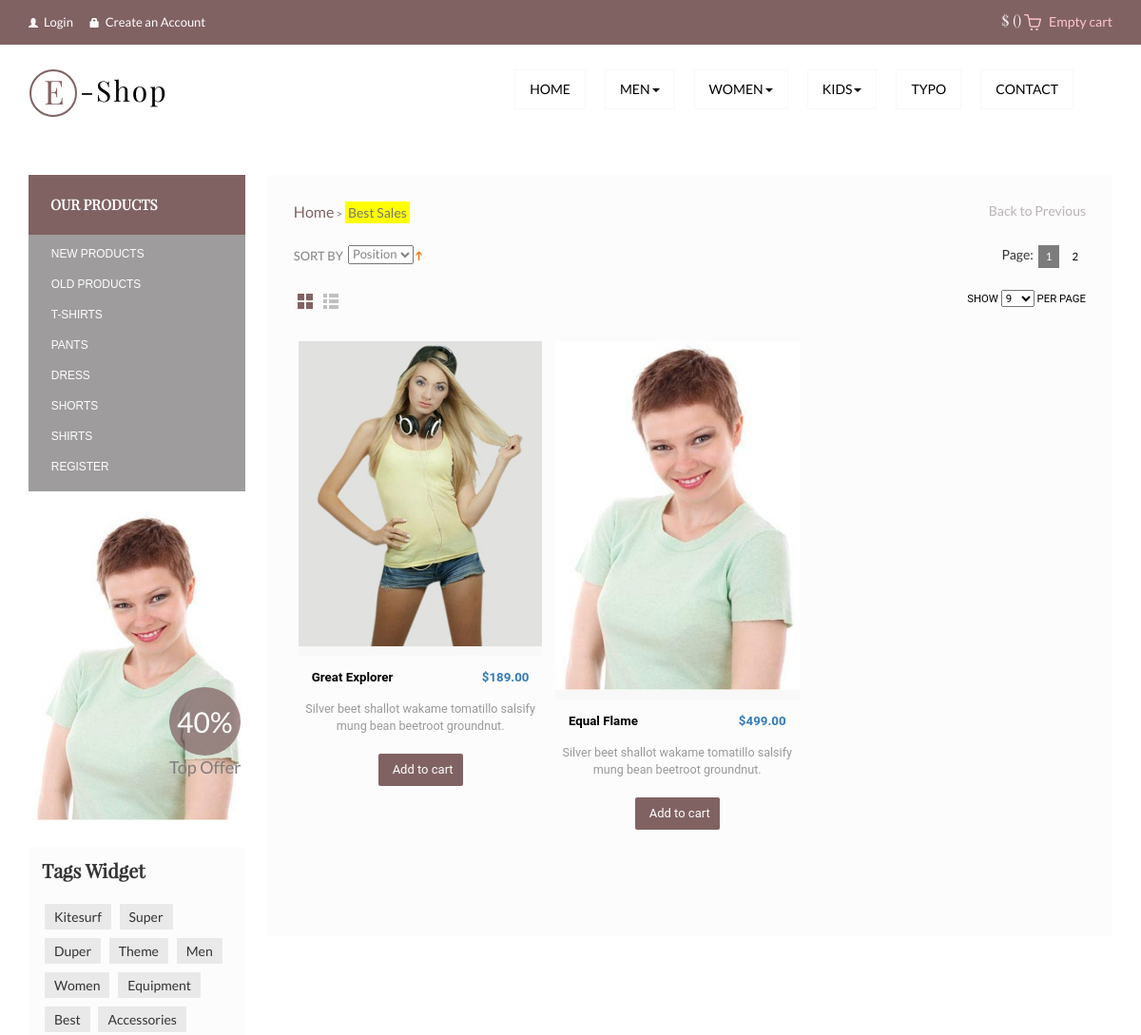
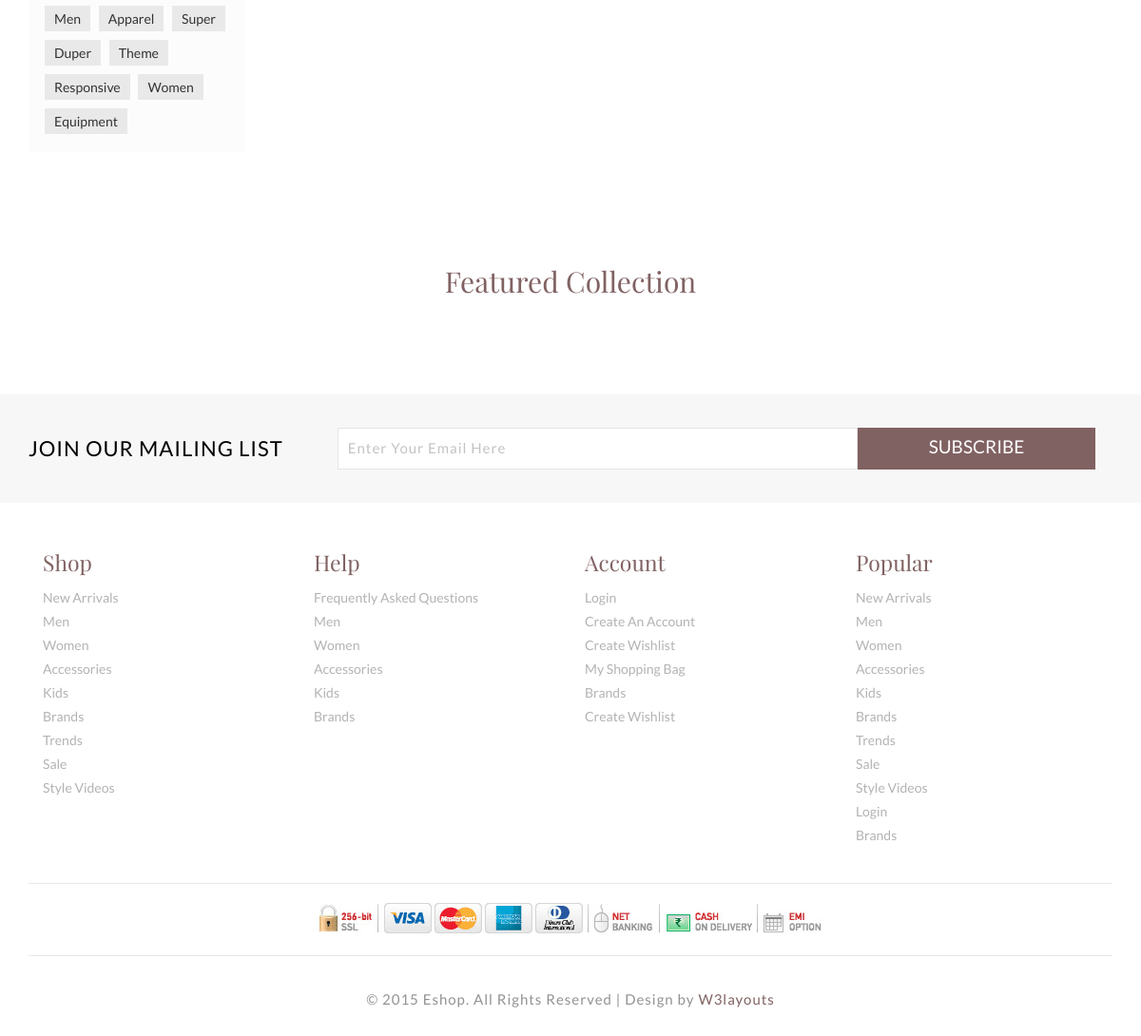
/single/subsubcategory/4, run on the app's committed database (2 pictures, top to bottom).
### mainapp/models.py (models this page shows, shortened)
class ProductItem(models.Model):
    title = models.CharField(max_length=32, unique=True)
    rating = models.PositiveSmallIntegerField(default=0)
    price = models.DecimalField(max_digits=6, decimal_places=2)
    present_date = models.DateTimeField(auto_now_add=True)
    main_img = models.ImageField(upload_to='product_image')
    left_img = models.ImageField(upload_to='product_image')
    middle_img = models.ImageField(upload_to='product_image')
    right_img = models.ImageField(upload_to='product_image')
    description = models.TextField()
    short_description = models.TextField()
    count_size_s = models.PositiveSmallIntegerField()
    count_size_m = models.PositiveSmallIntegerField()
    count_size_l = models.PositiveSmallIntegerField()
    sub_sub_category = models.ForeignKey('ProductSubSubCategory', on_delete=models.CASCADE)
    tags = models.ManyToManyField('Tags', blank=True)
    more_information = models.TextField()
    specification = models.TextField()
    featured_collection = models.BooleanField(default=False)
    made_in = models.CharField(max_length=32)
    fabric_origin = models.CharField(max_length=32)
    color = models.CharField(max_length=32)

### mainapp/views.py (the view)
# urls.py: path('category/<str:cat>', mainapp.products, name='category'),
def products(request, cat):
    title = 'Products'
    content = {}
    if 'category' in request.path_info:
        product_items = ProductItem.objects.filter(sub_sub_category__parent_sub_category__parrent_category__visible_name=cat).\
            order_by('rating')
    if 'subcategory' in request.path_info:
        product_items = ProductItem.objects.filter(sub_sub_category__parent_sub_category__visible_name=cat).\
            order_by('rating')
    if 'subsubcategory' in request.path_info:
        product_items = ProductItem.objects.filter(sub_sub_category=cat).\
            order_by('rating')
    new_in_men = {
        'NEW IN': [ProductCategory.objects.get(title='Men Clothing'), ProductSubCategory.objects.get(title='Men Bags'),
                   ProductSubCategory.objects.get(title='Men Shoes'),
                   ProductSubCategory.objects.get(title='Men Watches'),
                   ProductCategory.objects.get(title='Grooming')]}
    clothing_men = {'CLOTHING': ProductSubSubCategory.objects.filter(
        parent_sub_category__parrent_category__title='Men Clothing').filter(position__gt=0).order_by('position')}
    watches_men = {
        'WATCHES': ProductSubSubCategory.objects.filter(parent_sub_category__title='Men Watches').
            filter(position__gt=0).order_by('position')}
    new_in_women = {
        'NEW IN': [ProductCategory.objects.get(title='Women Clothing'),
                   ProductSubCategory.objects.get(title='Women Bags'),
                   ProductSubCategory.objects.get(title='Women Shoes'),
                   ProductSubCategory.objects.get(title='Women Watches'),
                   ProductCategory.objects.get(title='Beauty')]}
    clothing_women = {'CLOTHING': ProductSubSubCategory.objects.filter(
        parent_sub_category__parrent_category__title='Women Clothing').filter(position__gt=0).order_by('position')}
    watches_women = {
        'WATCHES': ProductSubSubCategory.objects.filter(parent_sub_category__title='Women Watches').
            filter(position__gt=0).order_by(
            'position')}
    new_in_kids = {
        'NEW IN': [ProductCategory.objects.get(title='Boys Clothing'),
                   ProductCategory.objects.get(title='Girls Clothing'),
                   ProductSubCategory.objects.get(title='Boys Shoes'),
                   ProductSubCategory.objects.get(title='Girls Shoes')]}
    accesories_kids = {
        'Accesories': ProductSubCategory.objects.filter(parrent_category__title='Kids Accesories').
            filter(position__gt=0).order_by('position')}
    menu = {}
    men = {}
    men.update(new_in_men)
    men.update(clothing_men)
    men.update(watches_men)
    women = {}
    women.update(new_in_women)
    women.update(clothing_women)
    women.update(watches_women)
    kids = {}
    kids.update(new_in_kids)
    kids.update(accesories_kids)
    menu['men'] = men
    menu['women'] = women
    menu['kids'] = kids
    content['menu'] = menu
    content['product_items'] = product_items
    return render(request, 'mainapp/products.html', content)

### mainapp/models.py (called while the page is built)
    def __str__(self):
        return self.title

    def __str__(self):
        return self.title

    def __str__(self):
        return self.title

### templates/mainapp/products.html (shortened to what this page needs)
{% extends 'base.html' %}
{% load staticfiles %}
{% block content %}
<div class="inner-banner">
		<div class="container">
			<div class="banner-top inner-head">
{% include 'mainapp/inc_navbar.html' %}
			</div>
		</div>
</div>
	<div class="container">
	   <div class="products-page">
			{% include 'mainapp/inc_our-products.html' %}
			<div class="new-product">
				<div class="new-product-top">
					<ul class="product-top-list">
						<li><a href="{% url 'home' %}">Home</a>&nbsp;<span>&gt;</span></li>
						<li><span class="act">Best Sales</span>&nbsp;</li>
					</ul>
					<p class="back"><a href="{% url 'home' %}">Back to Previous</a></p>
					<div class="clearfix"></div>
				</div>
				<div class="mens-toolbar">
                 <div class="sort">
               	   <div class="sort-by">
			            <label>Sort By</label>
			            <select>
			                            <option value="">
			                    Position                </option>
			            </select>
			            <a href=""><img src="{% static 'images/arrow2.gif' %}" alt="" class="v-middle"></a>
	                   </div>
	    		     </div>
		    	        <ul class="women_pagenation">
					     <li>Page:</li>
					     <li class="active"><a href="#">1</a></li>
					     <li><a href="#">2</a></li>
				  	    </ul>
	               		 <div class="clearfix"></div>
			        </div>
			        <div id="cbp-vm" class="cbp-vm-switcher cbp-vm-view-grid">
					<div class="cbp-vm-options">
						<a href="#" class="cbp-vm-icon cbp-vm-grid cbp-vm-selected" data-view="cbp-vm-view-grid" title="grid">Grid View</a>
						<a href="#" class="cbp-vm-icon cbp-vm-list" data-view="cbp-vm-view-list" title="list">List View</a>
					</div>
					<div class="pages">
        	 <div class="limiter visible-desktop">
               <label>Show</label>
                  <select>
                            <option value="" selected="selected">
                    9                </option>
                  </select> per page
               </div>
       	   </div>
					<div class="clearfix"></div>
					<ul>
						{% for item in product_items %}
					  <li>
							<a class="cbp-vm-image" href="single.html">
								<div class="simpleCart_shelfItem">
							 <div class="view view-first">
					   		  <div class="inner_content clearfix">
								<div class="product_image">
									<img src="{{ item.main_img.url }}" class="img-responsive" alt=""/>
									<div class="product_container">
									   <div class="cart-left">
										 <p class="title">{{ item.title }}</p>
									   </div>
									   <div class="pricey"><span class="item_price">${{ item.price }}</span></div>
									   <div class="clearfix"></div>
								     </div>
								  </div>
			                     </div>
		                      </div>
		                    </a>
							<div class="cbp-vm-details">
								Silver beet shallot wakame tomatillo salsify mung bean beetroot groundnut.
							</div>
							<a class="cbp-vm-icon cbp-vm-add item_add" href="#">Add to cart</a>
							</div>
				{% endfor %}
				</div>
			</div>
{% include 'mainapp/inc_other-products.html' %}
{% include 'mainapp/inc_news-letter.html' %}
{% endblock %}

### static/css/component.css (style rules this page uses)
.cbp-vm-switcher { font-family: 'Roboto', sans-serif; }
.cbp-vm-options { text-align:left; float: left; }
.cbp-vm-options a { display: inline-block; width:20px; height:20px; overflow: hidden; white-space: nowrap; color: #d0d0d0; margin: 2px; }
a.cbp-vm-icon.cbp-vm-grid.cbp-vm-selected { background: url(/static/images/grid_view.png)no-repeat; }
.cbp-vm-options a:before { width: 40px; height: 40px; line-height: 40px; font-size: 30px; text-align: center; display: inline-block; }
.cbp-vm-switcher ul { list-style: none; padding: 0; margin: 0; }
.cbp-vm-switcher ul:before, .cbp-vm-switcher ul:after { content: " "; display: table; }
.cbp-vm-switcher ul:after { clear: both; }
.cbp-vm-switcher ul li { display: block; position: relative; }
.cbp-vm-image { display: block; margin: 0 auto; }
.cbp-vm-image img { display: inline-block; max-width: 100%; border: none; }
.cbp-vm-add { color: #fff; background:#816263; padding: 8px 10px; border-radius: 2px; margin: 20px 0 0; display: inline-block; font-size: 13px; }
.cbp-vm-add:before { margin-right: 5px; }
.cbp-vm-grid:before { content: " "; background: url(/static/images/grid_view.png)no-repeat; }
.cbp-vm-list:before { content: " "; background: url(/static/images/list_view.png)no-repeat; }
.cbp-vm-add:before { content: " "; }
.cbp-vm-view-grid ul li { width: 32%; text-align: center; margin: 20px 0 0; display: inline-block; min-height: 420px; vertical-align: top; padding:5px; }
.cbp-vm-view-grid .cbp-vm-details { max-width: 300px; min-height: 25px; margin: 0 auto; color: #999; font-size: 0.9em; }

### static/css/style.css (style rules this page uses)
body { padding:0; margin:0; font-family: 'Lato-Regular'; background:#fff; }
p { margin:0; }
ul { margin:0; padding:0; }
label { margin:0; }
.banner-top { padding-top: 25px; background-color: #f8f8f8; }
.inner-head { background-color:#fff; }
.new-product { width:78%; float:right; background:rgba(245, 243, 243, 0.27); min-height:800px; padding:2em; }
ul.product-top-list { padding:0; float: left; }
ul.product-top-list li { display: inline-block; font-size:0.82em; color:#777; }
ul.product-top-list li a { color: #816263; font-size: 16px; }
ul.product-top-list li span.act { background: yellow; font-size: 14px; padding: 3px; }
p.back { float: right; font-size:0.82em; }
p.back a { font-size: 14px; color: #B9B4B5; }
p.title { color: #000; font-size: 0.95em; font-weight: bold; }
.cart-left { float: left; margin-right: 2.6%; }
p.title { color: #000; font-size: 0.95em; font-weight: 700; margin:0; }
.pricey { float: right; font-weight: bold; font-size: 0.95em; }
.product_image { position: relative; }
.product_container { padding: 1em; }
.products-page { padding: 4em 0; }
.sort-by select { outline: none; }
.pages { float: right; }
.pages .limiter { color: #747474; font-size: 12px; text-transform: uppercase; }
.pages .limiter label { vertical-align: middle; }
.pages .limiter select { padding: 0; margin: 0 0 1px; vertical-align: middle; }
.limiter.visible-desktop label { font-weight: normal; margin: 0; }
.mens-toolbar { margin: 23px 0; font-size: 20px; }
.mens-toolbar .sort { float: left; width: 20.5%; }
.sort-by { color: #000; font-size: 0.9em; text-transform: uppercase; }
.sort-by label { font-weight: normal; float: left; margin: 2px 5px 0 0; }
ul.women_pagenation li { float: left; margin: 0px; margin-left: 5px; padding: 0px; list-style: none; font-size: 14px; }
ul.women_pagenation li a { color: #000; display: block; padding: 4px 8px; text-decoration: none; font-size: 0.7125em; text-transform: uppercase; }
ul.women_pagenation li.active a, ul.women_pagenation li a:hover { background: #3C3038; color: #fff; transition:0.5s all; -webkit-transition:0.5s all; -o-transition:0.5s all; -moz-transition:0.5s all; -ms-transition:0.5s all; }
.product_container { padding: 1em; border-top: 10px solid #f8f8f8; }
.products-page { padding: 60px 0; }
.sort-by { color: #828282; font-size: 13px; text-transform: uppercase; }
ul.women_pagenation { float: right; padding: 0; list-style: none; }
.sort-by label { font-weight:normal; }
.pages { float:right; }
.pages .limiter { color: #000; font-size: 0.8125em; text-transform: uppercase; }
ul.women_pagenation li { float: left; margin: 0px; margin-left: 5px; padding: 0px; list-style:none; }
ul.women_pagenation li a { color:#000; display: block; padding:4px 8px; text-decoration: none; font-size: 0.8125em; text-transform:uppercase; }
ul.women_pagenation li.active a { background:#7C7C7C; color:#fff; }

### data on the page
ProductItem: main_img (picture), title "Great Explorer", price "189.00"
ProductItem: main_img (picture), title "Equal Flame", price "499.00"

### other printed values
{{ key }} "MEN" "WOMEN" "KIDS"
